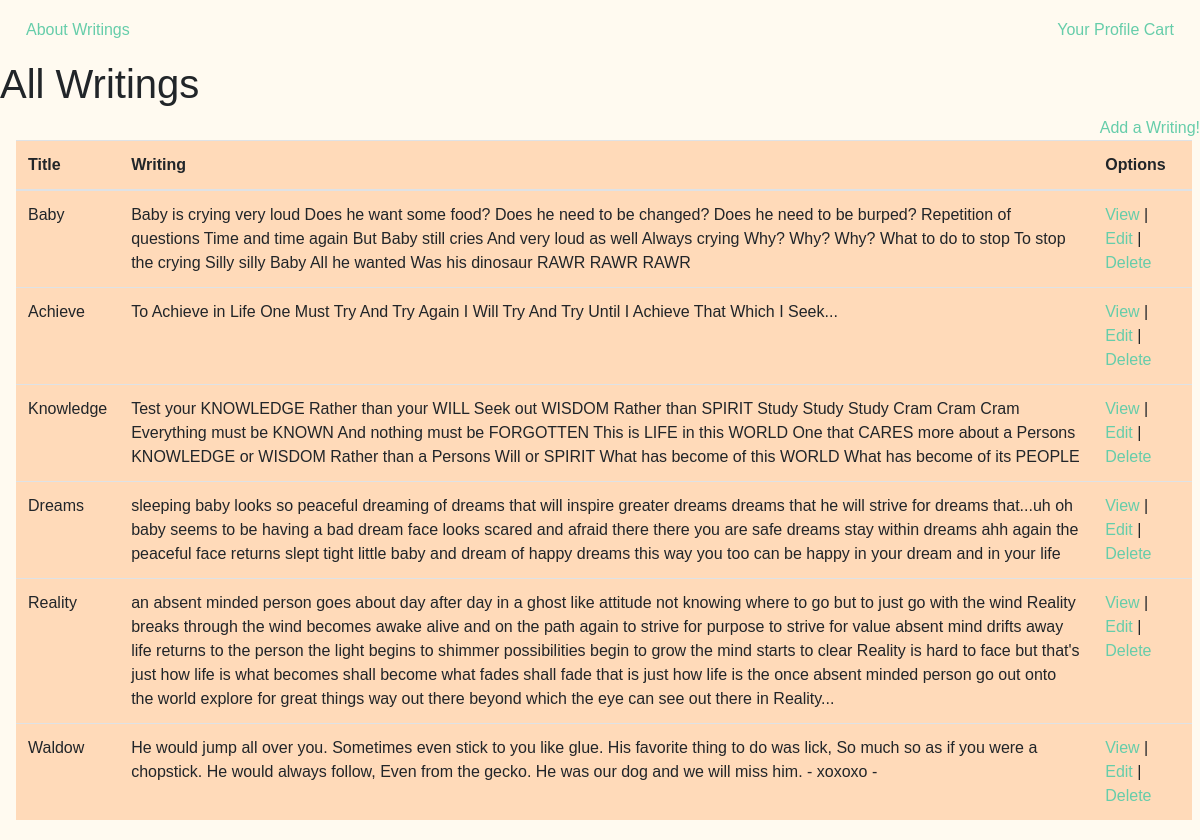
/writings/, run on the app's committed database.
### Poems/models.py (models this page shows)
class Writing(models.Model):
    title = models.CharField(max_length=255)
    writing = models.CharField(max_length=255)
    created_at = models.DateTimeField(auto_now_add=True)
    updated_at = models.DateTimeField(auto_now=True)
    objects = WritingManager()

### Poems/views.py (the view)
# urls.py: path('writings/', views.story),
def story(request):
    context = {
        'writings': Writing.objects.all()
    }
    return render(request, 'writings.html', context)

### Poems/templates/writings.html (shortened to what this page needs)
<!DOCTYPE html>
<html lang="en">
    <head>
        <link rel="stylesheet" href="https://stackpath.bootstrapcdn.com/bootstrap/4.5.2/css/bootstrap.min.css"
>
        {% load static %}
        <link rel="stylesheet" href="{% static 'style.css' %}">
        <div class="navbar">
            <div>
                <a href="/about">About</a>
                <a href="/writings">Writings</a>
            </div>
            <div>
                <a href="/success">Your Profile</a>
                <a href="/cart">Cart</a>
            </div>
        </div>
    </head>
    <body>
        <h1>All Writings</h1>
        <table class="table">
        <thead>
            <tr>
                <th>Title</th>
                <th>Writing</th>
                <th>Options</th>
            </tr>
        </thead>
        <tbody>
        {% for writing in writings %}
            <tr>
                <td>{{ writing.title }}</td>
                <td>{{ writing.writing }}</td>
                <td><a href="/writings/{{ writing.id }}">View</a> | <a href="/writings/{{ writing.id }}/editor">Edit</a> | <a href="/writings/{{ writing.id }}/to_delete">Delete</a></td>
            </tr>
        {% endfor %}
        </tbody>
        <a id="right" href="/writings/new">Add a Writing!</a>
    </table>
    </body>
</html>

### Poems/static/style.css (style rules this page uses)
* { padding: 0; margin: 0; font-family: sans-serif; }
div { padding: 10px; }
body { background-color: floralwhite; }
a { color: mediumaquamarine; }
#right { float: right; }
.table { background-color: peachpuff; margin: 20px; width: 98%; vertical-align: top; margin-left: 1em; }

### data on the page
Writing: title "Baby", writing "Baby is crying very loud Does he want some food? Does he need to be changed? Does he need to be burped? Repetition of questions Time and time again But Baby still cries And very loud as well Always crying Why? Why? Why? What to do to stop To stop the crying Silly silly Baby All he wanted Was his dinosaur RAWR RAWR RAWR"
Writing: title "Achieve", writing "To Achieve in Life One Must Try And Try Again I Will Try And Try Until I Achieve That Which I Seek..."
Writing: title "Knowledge", writing "Test your KNOWLEDGE Rather than your WILL Seek out WISDOM Rather than SPIRIT Study Study Study Cram Cram Cram Everything must be KNOWN And nothing must be FORGOTTEN This is LIFE in this WORLD One that CARES more about a Persons KNOWLEDGE or WISDOM Rather than a Persons Will or SPIRIT What has become of this WORLD What has become of its PEOPLE"
Writing: title "Dreams", writing "sleeping baby looks so peaceful dreaming of dreams that will inspire greater dreams dreams that he will strive for dreams that...uh oh baby seems to be having a bad dream face looks scared and afraid there there you are safe dreams stay within dreams ahh again the peaceful face returns slept tight little baby and dream of happy dreams this way you too can be happy in your dream and in your life"
Writing: title "Reality", writing "an absent minded person goes about day after day in a ghost like attitude not knowing where to go but to just go with the wind Reality breaks through the wind becomes awake alive and on the path again to strive for purpose to strive for value absent mind drifts away life returns to the person the light begins to shimmer possibilities begin to grow the mind starts to clear Reality is hard to face but that's just how life is what becomes shall become what fades shall fade that is just how life is the once absent minded person go out onto the world explore for great things way out there beyond which the eye can see out there in Reality..."
Writing: title "Waldow", writing "He would jump all over you. Sometimes even stick to you like glue. His favorite thing to do was lick, So much so as if you were a chopstick. He would always follow, Even from the gecko. He was our dog and we will miss him. - xoxoxo -"
